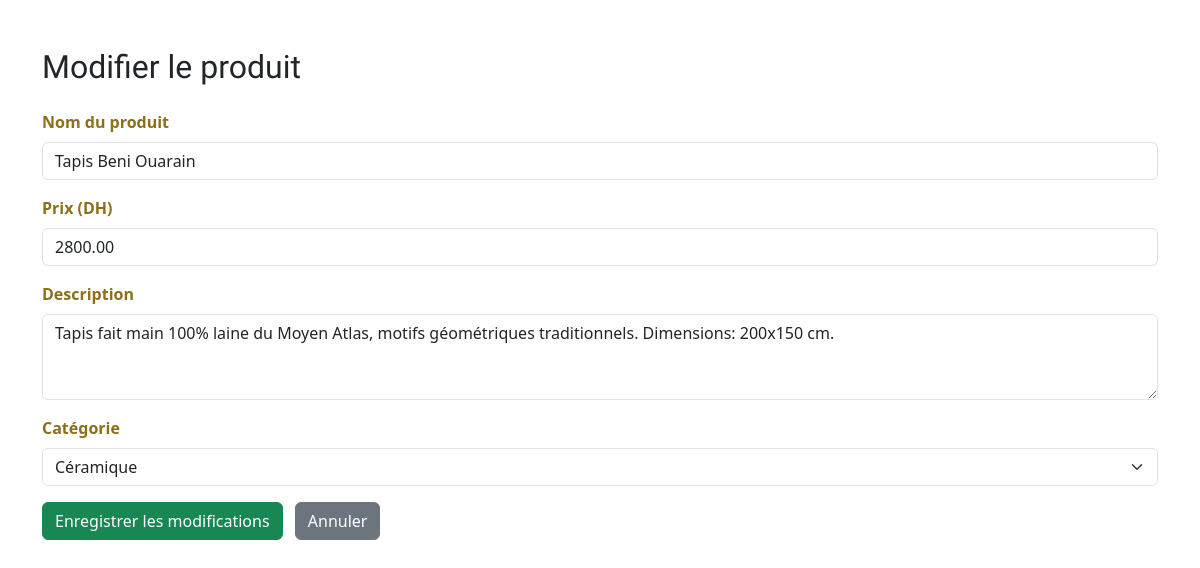
The page /html/modifie_produit.php?id=2 (signed in) on the database its author committed.
### tables this page shows
CREATE TABLE produits (
    id INT AUTO_INCREMENT PRIMARY KEY,
    nom VARCHAR(100) NOT NULL,
    description TEXT,
    prix DECIMAL(10,2) NOT NULL,
    prix_promo DECIMAL(10,2) NULL,
    categorie_id INT NOT NULL,
    image VARCHAR(255) NOT NULL,
    image_url VARCHAR(255) NOT NULL,
    artisan_id INT,
    stock INT DEFAULT 0,
    poids DECIMAL(8,2) DEFAULT 0.00,
    dimensions VARCHAR(50),
    materiau VARCHAR(100),
    technique VARCHAR(100),
    temps_fabrication VARCHAR(50),
    note_moyenne DECIMAL(3,2) DEFAULT 0.00,
    nombre_avis INT DEFAULT 0,
    vendu BOOLEAN DEFAULT FALSE,
    en_vedette BOOLEAN DEFAULT FALSE,
    date_ajout TIMESTAMP DEFAULT CURRENT_TIMESTAMP,
    date_modification TIMESTAMP DEFAULT CURRENT_TIMESTAMP ON UPDATE CURRENT_TIMESTAMP,
    FOREIGN KEY (categorie_id) REFERENCES categories(id) ON DELETE RESTRICT,
    FOREIGN KEY (artisan_id) REFERENCES artisans(id) ON DELETE SET NULL
);

### html/modifie_produit.php (the view, shortened to what this page needs)
<?php
include("../php/connexion.php");
$id = intval($_GET['id']);
$categories = [];
try {
    $stmt = $pdo->query("SELECT nom FROM categories WHERE actif = 1 ORDER BY ordre, nom");
    $categories = $stmt->fetchAll(PDO::FETCH_COLUMN);
} catch (PDOException $e) {
    $categories = ['Céramique', 'Tapis', 'Lanternes', 'Bijoux', 'Bois sculpté', 'Cuir'];
}
$stmt = $pdo->prepare("SELECT * FROM produits WHERE id = ?");
$stmt->execute([$id]);
$produit = $stmt->fetch();
?>
<!DOCTYPE html>
<html lang="fr">
<head>
    <link rel="stylesheet" href="../css/global.css">
    <link href="https://cdn.jsdelivr.net/npm/bootstrap@5.3.3/dist/css/bootstrap.min.css" rel="stylesheet">
</head>
<body>
<div class="container py-5">
    <h2 class="mb-4">Modifier le produit</h2>
    <form method="POST">
        <div class="mb-3">
            <label for="nom" class="form-label">Nom du produit</label>
            <input type="text" class="form-control" id="nom" name="nom" value="<?php echo htmlspecialchars($produit['nom']); ?>" required>
        </div>
        <div class="mb-3">
            <label for="prix" class="form-label">Prix (DH)</label>
            <input type="number" step="0.01" class="form-control" id="prix" name="prix" value="<?php echo htmlspecialchars($produit['prix']); ?>" required>
        </div>
        <div class="mb-3">
            <label for="description" class="form-label">Description</label>
            <textarea class="form-control" id="description" name="description" rows="3" required><?php echo htmlspecialchars($produit['description']); ?></textarea>
        </div>
        <div class="mb-3">
            <label for="categorie" class="form-label">Catégorie</label>
            <select class="form-select" id="categorie" name="categorie" required>
                <?php foreach ($categories as $cat): ?>
                    <option value="<?php echo htmlspecialchars($cat); ?>" <?php if ($cat == $produit['categorie_id']) echo 'selected'; ?>>
                        <?php echo htmlspecialchars($cat); ?>
                    </option>
                <?php endforeach; ?>
            </select>
        </div>
        <button type="submit" class="btn btn-success">Enregistrer les modifications</button>
        <a href="products.php" class="btn btn-secondary ms-2">Annuler</a>
    </form>
</div>
</body>
</html>

### css/global.css (style rules this page uses)
:root { --primary: #d4af37; --primary-dark: #8b6f1a; --secondary: #8b4513; --accent: #ff6b35; --success: #27ae60; --warning: #f39c12; --danger: #e74c3c; --info: #3498db; --light: #f8f9fa; --dark: #2c3e50; --white: #fff; --black: #222; --text-main: #2c3e50; --text-light: #7f8c8d; --border: #e9ecef; --shadow: 0 4px 16px rgba(44,62,80,0.08); --shadow-hover: 0 8px 24px rgba(44,62,80,0.12); --radius: 14px; --transition: all 0.25s cubic-bezier(.4,0,.2,1); }
* { margin: 0; padding: 0; box-sizing: border-box; }
body { font-family: 'Montserrat', 'Amiri', serif; background: var(--light); color: var(--text-main); min-height: 100vh; display: flex; flex-direction: column; line-height: 1.7; }
h1, h2, h3, h4, h5, h6 { font-family: 'Amiri', serif; font-weight: 700; color: var(--primary-dark); margin-bottom: 1rem; }
h2 { font-size: 2.1rem; }
.btn { border-radius: var(--radius); font-weight: 600; padding: 0.7rem 1.5rem; transition: var(--transition); border: none; text-decoration: none; display: inline-block; cursor: pointer; font-family: 'Montserrat', 'Amiri', serif; }
.btn-secondary { background: var(--text-light); color: var(--white); }
.form-control { border-radius: var(--radius); border: 2px solid var(--border); padding: 0.75rem 1rem; transition: var(--transition); font-size: 1rem; }
.form-label { font-weight: 600; color: var(--primary-dark); margin-bottom: 0.5rem; }

### rows shown on the page
produits: nom "Tapis Beni Ouarain", prix "2800.00", description "Tapis fait main 100% laine du Moyen Atlas, motifs géométriques traditionnels. Dimensions: 200x150 cm."

### other values the page prints
form field categorie "Céramique"
